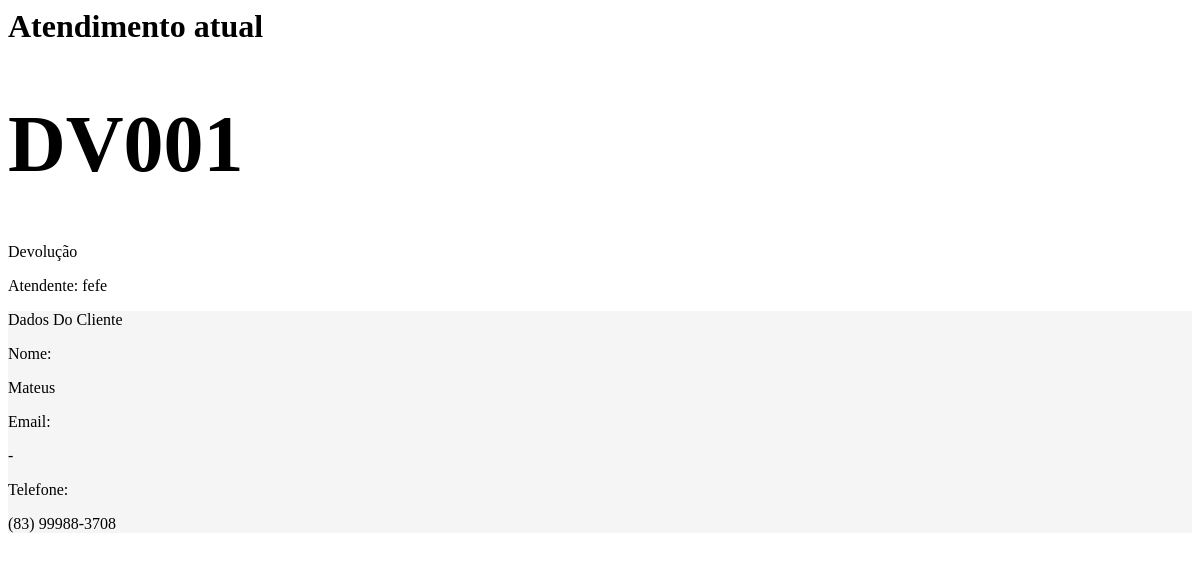
Page /adminSeletto/atendimento-partial/ on the earlier database version.
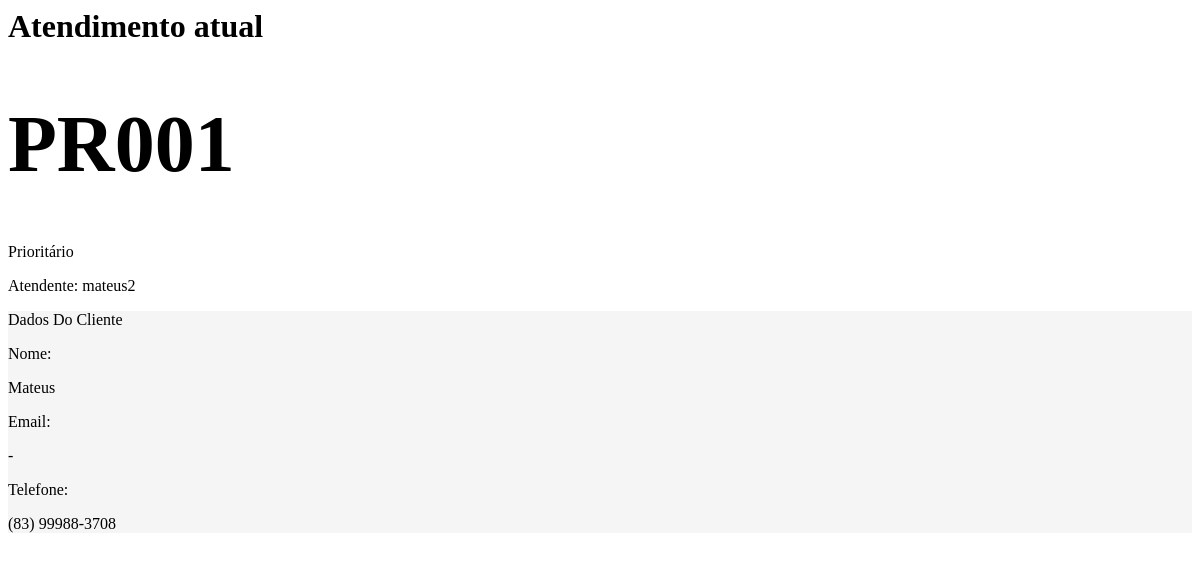
Same page on the later database version.
### filas/models.py (models this page shows, shortened)
class Senha(models.Model):
    STATUS = (
        ('AGUARDANDO', 'Aguardando'),
        ('CHAMADA', 'Chamada'),
        ('EM_ATENDENDO', 'Em Atendendo'),
        ('ATENDIDA', 'Atendida'),
        ('CANCELADA', 'Cancelada'),
    )
    codigo = models.CharField(max_length=20)
    token = models.UUIDField(default=uuid.uuid4, editable=False)
    cliente_nome = models.CharField(
        max_length=100,
        null=False,
        blank=False,
        )
    cliente_telefone = models.CharField(
        max_length=20,
        null=False,
        blank=False,
        )
    fila = models.ForeignKey(
        Fila,
        on_delete=models.CASCADE
        )
    categoria = models.ForeignKey(
        Categoria,
        on_delete=models.CASCADE,
        null=False,
    )
    status = models.CharField(
        max_length=20,
        choices=STATUS,
        default='AGUARDANDO',
    )
    criada_em = models.DateTimeField(auto_now_add=True)
    chamada_em = models.DateTimeField(
        null=True,
        blank=True
        )
    finalizado_em = models.DateTimeField(
        null=True,
        blank=True
        )
    atendente = models.CharField(
        max_length=100,
        null=True,
        blank=True
        )

class Categoria(models.Model):
    nome = models.CharField(max_length=100)
    fila = models.ForeignKey(Fila, on_delete=models.CASCADE, related_name='categorias')
    prioridade = models.IntegerField(default=0)
    prefixo = models.CharField(max_length=10, default='A')  # Ex: PN, PR, A, FG
    peso = models.IntegerField(default=1)  # Para ordenação na fila
    tempo_estimado_min = models.IntegerField(default=10)  # em minutos
    tempo_estimado_max = models.IntegerField(default=20)  # em minutos
    ativa = models.BooleanField(default=True)

### core/views.py (the view)
def admin_atendimento_partial(request):
    senha_atual = Senha.objects.select_related(
        'categoria'
    ).filter(
        status='EM_ATENDENDO'
    ).first()
    context = {
        'senha_atual': senha_atual
    }
    return render(
        request,
        'partials/admin_atendimento_atual.html',
        context
    )

### core/templates/partials/admin_atendimento_atual.html (shortened to what this page needs)
{% if senha_atual %}
    <div class="bg-white text-black py-4 px-4 rounded-4 mb-4">
        <h1 class="fs-3">Atendimento atual</h1>
        <div class="row g-4">
            <div class="col-6">
                <div class="d-flex flex-column gap-2">
                    <div class="d-flex gap-2">
                        <h1 class="p-0" style="font-size: 5em;">
                            {{ senha_atual.codigo }}
                        </h1>
                        <div class="mt-4">
                            <p>{{ senha_atual.categoria.nome }}</p>
                        </div>
                    </div>
                    <div>
                        <p>Atendente: {{ senha_atual.atendente|default:"-" }}</p>
                    </div>
                </div>
            </div>
            <div class="col-6">
                <div class="rounded-4 py-3 px-4" style="background-color: rgb(245,245,245);">
                    <p> Dados Do Cliente</p>
                    <div class="mt-2">
                        <div>
                            <span>Nome:</span>
                            <p>{{ senha_atual.cliente_nome }}</p>
                        </div>
                        <div>
                            <span>Email:</span>
                            <p>{{ senha_atual.cliente_email|default:"-" }}</p>
                        </div>
                        <div>
                            <span>Telefone:</span>
                            <p>{{ senha_atual.cliente_telefone|default:"-" }}</p>
                        </div>
                    </div>
                </div>
            </div>
        </div>
    </div>
    {% else %}
        <p class="text-secondary mb-4">Nenhum atendimento em andamento</p>
    {% endif %}

Differences in the rows shown:
removed Senha: codigo "DV001", categoria.nome "Devolução", atendente "fefe", cliente_nome "Mateus", cliente_telefone "(83) 99988-3708"
added Senha: codigo "PR001", categoria.nome "Prioritário", atendente "mateus2", cliente_nome "Mateus", cliente_telefone "(83) 99988-3708"
